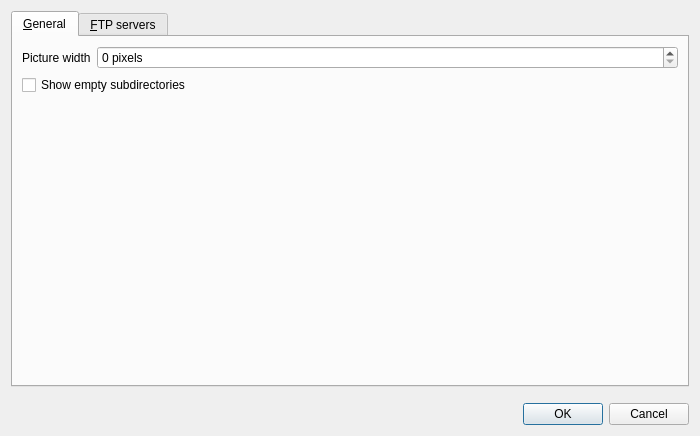
<?xml version="1.0" encoding="UTF-8"?>
<ui version="4.0">
 <class>SettingsDialog</class>
 <widget class="QDialog" name="SettingsDialog">
  <property name="geometry">
   <rect>
    <x>0</x>
    <y>0</y>
    <width>700</width>
    <height>436</height>
   </rect>
  </property>
  <property name="windowTitle">
   <string>Zima Parts settings</string>
  </property>
  <layout class="QVBoxLayout" name="verticalLayout">
   <item>
    <widget class="QTabWidget" name="tabWidget">
     <property name="currentIndex">
      <number>0</number>
     </property>
     <widget class="QWidget" name="tab">
      <attribute name="title">
       <string>&amp;General</string>
      </attribute>
      <layout class="QGridLayout" name="gridLayout_2">
       <item row="0" column="0">
        <widget class="QLabel" name="label_4">
         <property name="sizePolicy">
          <sizepolicy hsizetype="Maximum" vsizetype="Preferred">
           <horstretch>0</horstretch>
           <verstretch>0</verstretch>
          </sizepolicy>
         </property>
         <property name="text">
          <string>Picture width</string>
         </property>
         <property name="buddy">
          <cstring>spinPicture</cstring>
         </property>
        </widget>
       </item>
       <item row="0" column="1">
        <widget class="QSpinBox" name="spinPicture">
         <property name="suffix">
          <string> pixels</string>
         </property>
         <property name="maximum">
          <number>1000</number>
         </property>
        </widget>
       </item>
       <item row="2" column="0">
        <spacer name="verticalSpacer_3">
         <property name="orientation">
          <enum>Qt::Vertical</enum>
         </property>
         <property name="sizeHint" stdset="0">
          <size>
           <width>20</width>
           <height>40</height>
          </size>
         </property>
        </spacer>
       </item>
       <item row="1" column="0" colspan="2">
        <widget class="QCheckBox" name="checkEmpty">
         <property name="text">
          <string>Show empty subdirectories</string>
         </property>
        </widget>
       </item>
      </layout>
     </widget>
     <widget class="QWidget" name="tab_2">
      <attribute name="title">
       <string>&amp;FTP servers</string>
      </attribute>
      <layout class="QHBoxLayout" name="horizontalLayout">
       <item>
        <widget class="QGroupBox" name="groupBox">
         <property name="title">
          <string>FTP server settings</string>
         </property>
         <layout class="QGridLayout" name="gridLayout">
          <item row="0" column="0">
           <widget class="QLabel" name="label">
            <property name="text">
             <string>Server address</string>
            </property>
            <property name="buddy">
             <cstring>txtHost</cstring>
            </property>
           </widget>
          </item>
          <item row="0" column="1">
           <widget class="QLineEdit" name="txtHost">
            <property name="text">
             <string>localhost</string>
            </property>
           </widget>
          </item>
          <item row="1" column="0">
           <widget class="QLabel" name="label_2">
            <property name="text">
             <string>Port</string>
            </property>
            <property name="buddy">
             <cstring>txtPort</cstring>
            </property>
           </widget>
          </item>
          <item row="1" column="1">
           <widget class="QLineEdit" name="txtPort">
            <property name="text">
             <string>21</string>
            </property>
           </widget>
          </item>
          <item row="2" column="1">
           <widget class="QLineEdit" name="txtBaseDir">
            <property name="text">
             <string>/</string>
            </property>
           </widget>
          </item>
          <item row="2" column="0">
           <widget class="QLabel" name="label_3">
            <property name="text">
             <string>Base directory</string>
            </property>
            <property name="buddy">
             <cstring>txtBaseDir</cstring>
            </property>
           </widget>
          </item>
          <item row="7" column="0">
           <widget class="QLabel" name="label_5">
            <property name="text">
             <string>Login</string>
            </property>
            <property name="buddy">
             <cstring>txtLogin</cstring>
            </property>
           </widget>
          </item>
          <item row="4" column="0" colspan="2">
           <widget class="Line" name="line">
            <property name="orientation">
             <enum>Qt::Horizontal</enum>
            </property>
           </widget>
          </item>
          <item row="8" column="0">
           <widget class="QLabel" name="label_6">
            <property name="text">
             <string>Password</string>
            </property>
            <property name="buddy">
             <cstring>txtPass</cstring>
            </property>
           </widget>
          </item>
          <item row="7" column="1">
           <widget class="QLineEdit" name="txtLogin"/>
          </item>
          <item row="8" column="1">
           <widget class="QLineEdit" name="txtPass">
            <property name="echoMode">
             <enum>QLineEdit::Password</enum>
            </property>
           </widget>
          </item>
          <item row="3" column="0">
           <widget class="QCheckBox" name="checkPassive">
            <property name="text">
             <string>Passive mode</string>
            </property>
            <property name="checked">
             <bool>true</bool>
            </property>
           </widget>
          </item>
          <item row="10" column="0" colspan="2">
           <widget class="QLabel" name="label_7">
            <property name="text">
             <string>(Leave both fields blank for anonymous login)</string>
            </property>
           </widget>
          </item>
          <item row="9" column="0" colspan="2">
           <widget class="QLabel" name="label_8">
            <property name="styleSheet">
             <string notr="true"/>
            </property>
            <property name="text">
             <string>&lt;strong&gt;WARNING: Password will be saved to settings  file as plain text (for now)&lt;/strong&gt;</string>
            </property>
           </widget>
          </item>
          <item row="11" column="0">
           <spacer name="verticalSpacer_2">
            <property name="orientation">
             <enum>Qt::Vertical</enum>
            </property>
            <property name="sizeHint" stdset="0">
             <size>
              <width>20</width>
              <height>40</height>
             </size>
            </property>
           </spacer>
          </item>
         </layout>
        </widget>
       </item>
       <item>
        <layout class="QVBoxLayout" name="verticalLayout_3">
         <item>
          <widget class="QListWidget" name="listFtp">
           <property name="sizePolicy">
            <sizepolicy hsizetype="Preferred" vsizetype="Expanding">
             <horstretch>0</horstretch>
             <verstretch>0</verstretch>
            </sizepolicy>
           </property>
          </widget>
         </item>
         <item>
          <layout class="QHBoxLayout" name="horizontalLayout_2">
           <item>
            <widget class="QPushButton" name="btnAdd">
             <property name="text">
              <string>Add</string>
             </property>
            </widget>
           </item>
           <item>
            <widget class="QPushButton" name="btnRemove">
             <property name="text">
              <string>Remove</string>
             </property>
            </widget>
           </item>
          </layout>
         </item>
        </layout>
       </item>
      </layout>
     </widget>
    </widget>
   </item>
   <item>
    <spacer name="verticalSpacer">
     <property name="orientation">
      <enum>Qt::Vertical</enum>
     </property>
     <property name="sizeType">
      <enum>QSizePolicy::Preferred</enum>
     </property>
     <property name="sizeHint" stdset="0">
      <size>
       <width>20</width>
       <height>10</height>
      </size>
     </property>
    </spacer>
   </item>
   <item>
    <widget class="QDialogButtonBox" name="buttonBox">
     <property name="orientation">
      <enum>Qt::Horizontal</enum>
     </property>
     <property name="standardButtons">
      <set>QDialogButtonBox::Cancel|QDialogButtonBox::Ok</set>
     </property>
    </widget>
   </item>
  </layout>
 </widget>
 <tabstops>
  <tabstop>buttonBox</tabstop>
 </tabstops>
 <resources/>
 <connections>
  <connection>
   <sender>buttonBox</sender>
   <signal>accepted()</signal>
   <receiver>SettingsDialog</receiver>
   <slot>accept()</slot>
   <hints>
    <hint type="sourcelabel">
     <x>227</x>
     <y>336</y>
    </hint>
    <hint type="destinationlabel">
     <x>157</x>
     <y>274</y>
    </hint>
   </hints>
  </connection>
  <connection>
   <sender>buttonBox</sender>
   <signal>rejected()</signal>
   <receiver>SettingsDialog</receiver>
   <slot>reject()</slot>
   <hints>
    <hint type="sourcelabel">
     <x>295</x>
     <y>342</y>
    </hint>
    <hint type="destinationlabel">
     <x>286</x>
     <y>274</y>
    </hint>
   </hints>
  </connection>
 </connections>
</ui>
